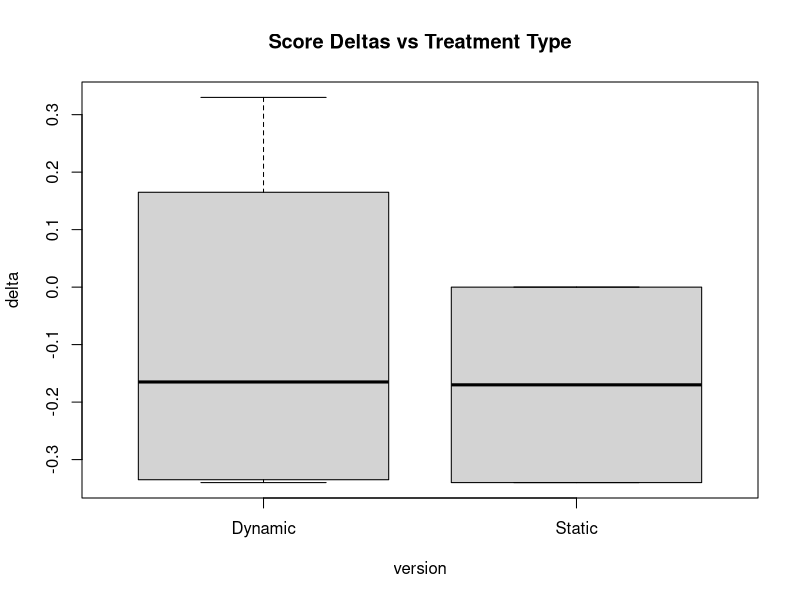

This chart was generated by the following R code: (Note: this script raises an error after producing the figure.)
## ---- chunk 1
knitr::opts_chunk$set(echo = TRUE)
library(dplyr)
library(caret)
library(tidyverse)
library(ggpubr)
## ---- chunk 2
df <- read.csv("WH299_Data_real.csv")
data <- subset(df, select = -c(1, 4,5,6,7,8,10,11,12,13,14,15,17))

data <- data %>% mutate(data, delta = Post.Test.Scores - Pre.Test.Scores)

data_final <- data %>% rename("version" = Which.version.of.the.lesson.did.you.take.,
                              "priorExp" = Have.you.learned.of.recursion.prior.to.this.experiment.,
                              "pre" = Pre.Test.Scores,
                              "post" = Post.Test.Scores)

## ---- chunk 3
attach(data_final)
boxplot(delta ~ version, main="Score Deltas vs Treatment Type")
t.test(delta ~ version, mu = 0, alt="two.sided", conf=.95, var.eq=T, paired=F)
